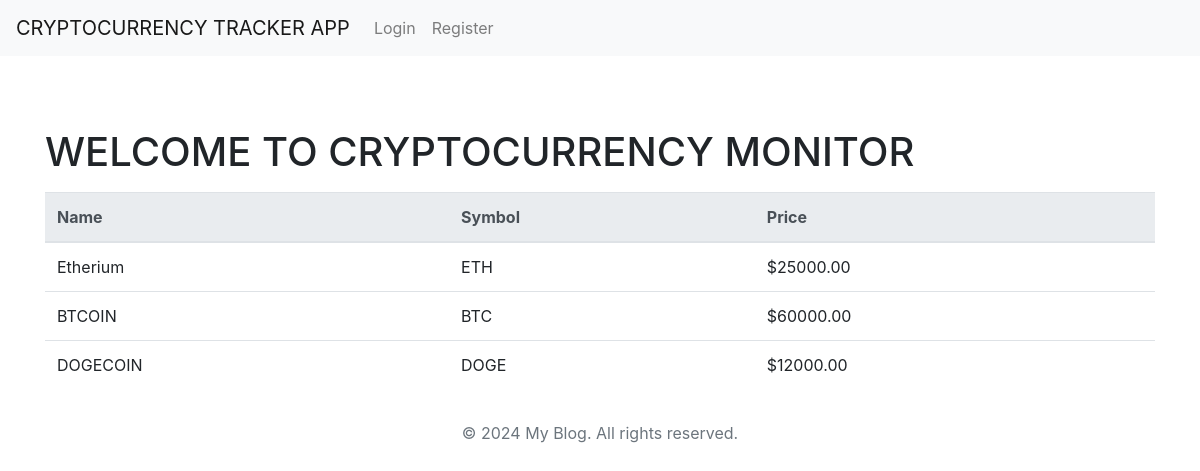
Before: / with the older database file.
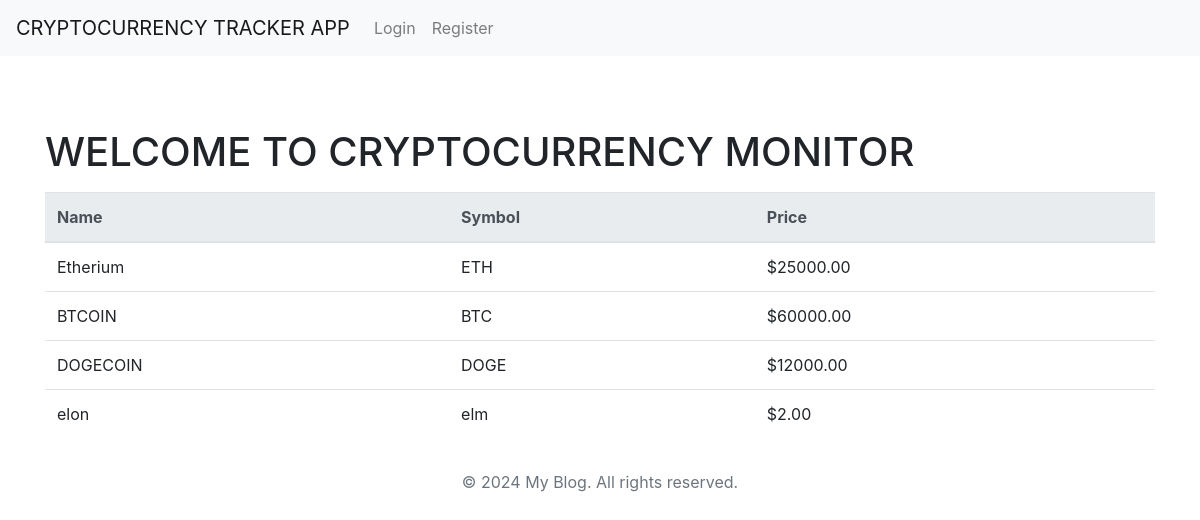
After: the same page with the newer database file.
### portfolio/models.py (models this page shows, shortened)
class Cryptocurrency(models.Model):
    name = models.CharField(max_length=50)
    symbol = models.CharField(max_length=10, unique=True)
    price = models.DecimalField(max_digits=10, decimal_places=2)

### portfolio/views.py (the view)
# urls.py: 2. Add a URL to urlpatterns:  path('', views.home, name='home')
def home(request):
    portfolio = Cryptocurrency.objects.all()
    return render(request, 'portfolio/home.html', {'portfolio': portfolio})

### portfolio/templates/portfolio/home.html
{% extends 'portfolio/base.html' %}
{% block content %}
  <h1 class="mt-5">WELCOME TO CRYPTOCURRENCY MONITOR</h1>
  {% if portfolio %}
    <table class="table mt-3">
      <thead class="thead-light">
        <tr>
          <th scope="col">Name</th>
          <th scope="col">Symbol</th>
          <th scope="col">Price</th>
        </tr>
      </thead>
      <tbody>
        {% for p in portfolio %}
          <tr>
            <td>{{ p.name }}</td>
            <td>{{ p.symbol }}</td>
            <td>${{ p.price }}</td>
          </tr>
        {% endfor %}
      </tbody>
    </table>
  {% else %}
    <div class="alert alert-info" role="alert">
        No cryptocurrencies found in the portfolio.
    </div>
  {% endif %}
{% endblock %}

### portfolio/templates/portfolio/base.html (shortened to what this page needs)
<!DOCTYPE html>
<html lang="en">
<head>
    {% load static %}
    <link rel="stylesheet" href="https://cdn.jsdelivr.net/npm/bootstrap@4.1.3/dist/css/bootstrap.min.css">
</head>
<body>
    <nav class="navbar navbar-expand-lg navbar-light bg-light">
        <a class="navbar-brand" href="#">
            CRYPTOCURRENCY TRACKER APP
        </a>
        <div class="collapse navbar-collapse" id="navbarNavAltMarkup">
            <div class="navbar-nav">
                {% if user.is_authenticated %}
                    <a class="nav-item nav-link" href="{% url 'dashboard' %}">Dashboard</a>
                    <a class="nav-item nav-link" href="{% url 'logout' %}">Logout</a>
                {% else %}
                    <a class="nav-item nav-link" href="{% url 'login' %}">Login</a>
                    <a class="nav-item nav-link" href="{% url 'register' %}">Register</a>
                {% endif %}
            </div>
        </div>
    </nav>
    <br />
    <div class="container">
        {% block content %}
        {% endblock %}
    </div>
    <footer class="footer mt-auto py-3">
        <div class="container text-center">
            <span class="text-muted">© <span id="current-year"></span> My Blog. All rights reserved.</span>
        </div>
    </footer>
</body>
</html>

Changed rows visible on the page:
added Cryptocurrency: name "elon", symbol "elm", price "2.00"
